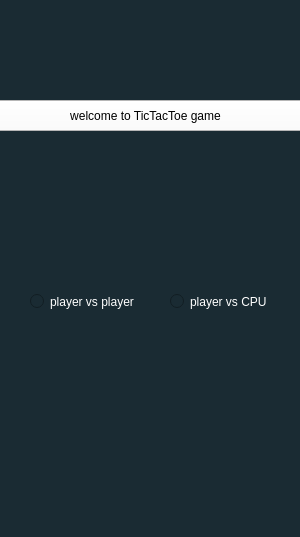
<?xml version="1.0" encoding="UTF-8"?>
<ui version="4.0">
 <class>MainWindow</class>
 <widget class="QMainWindow" name="MainWindow">
  <property name="geometry">
   <rect>
    <x>0</x>
    <y>0</y>
    <width>300</width>
    <height>537</height>
   </rect>
  </property>
  <property name="acceptDrops">
   <bool>false</bool>
  </property>
  <property name="windowTitle">
   <string>start</string>
  </property>
  <property name="windowIcon">
   <iconset>
    <normaloff>icon/TicTacToe_icon.png</normaloff>icon/TicTacToe_icon.png</iconset>
  </property>
  <property name="styleSheet">
   <string notr="true">background-color: rgb(26, 43, 51);</string>
  </property>
  <widget class="QWidget" name="centralwidget">
   <widget class="QPushButton" name="pushButton">
    <property name="geometry">
     <rect>
      <x>-20</x>
      <y>100</y>
      <width>331</width>
      <height>31</height>
     </rect>
    </property>
    <property name="styleSheet">
     <string notr="true">color: rgb(0, 0, 0);
font: 700 12pt &quot;YEKAN PLUS&quot;;
background-color: rgb(255, 255, 255);</string>
    </property>
    <property name="text">
     <string>welcome to TicTacToe game</string>
    </property>
   </widget>
   <widget class="QRadioButton" name="player_CPU">
    <property name="geometry">
     <rect>
      <x>170</x>
      <y>290</y>
      <width>121</width>
      <height>23</height>
     </rect>
    </property>
    <property name="styleSheet">
     <string notr="true">color: rgb(255, 255, 255);</string>
    </property>
    <property name="text">
     <string>player vs CPU</string>
    </property>
   </widget>
   <widget class="QRadioButton" name="player_player">
    <property name="geometry">
     <rect>
      <x>30</x>
      <y>290</y>
      <width>131</width>
      <height>23</height>
     </rect>
    </property>
    <property name="styleSheet">
     <string notr="true">color: rgb(255, 255, 255);</string>
    </property>
    <property name="text">
     <string>player vs player</string>
    </property>
   </widget>
  </widget>
  <widget class="QMenuBar" name="menubar">
   <property name="geometry">
    <rect>
     <x>0</x>
     <y>0</y>
     <width>300</width>
     <height>25</height>
    </rect>
   </property>
  </widget>
  <widget class="QStatusBar" name="statusbar"/>
 </widget>
 <resources/>
 <connections/>
</ui>
